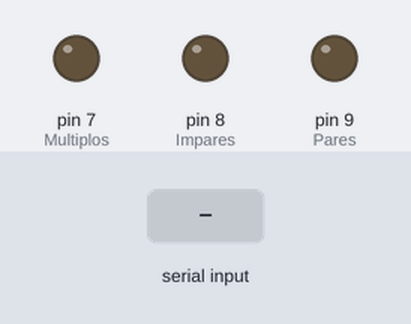
A sketch run on a simulated Arduino Uno, built with avr-gcc and run on an emulated ATmega328P. Parts: output pins drawn as LEDs (lit = HIGH). The test bench sets the inputs (shaded band). What the sketch prints to the serial monitor is not drawn.

Above: at 1.2 s.
1.3 s: "5\n" received over Serial
At 2.45 s:
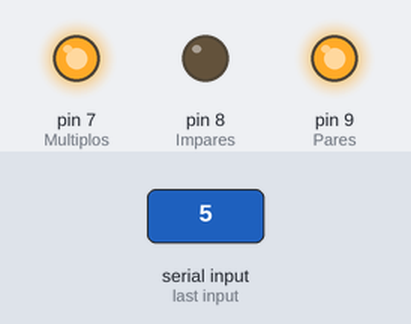
At 3.75 s:
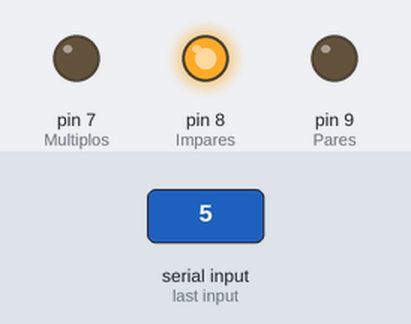
Timing chart, 0 to 10.6 s (numbered marks = the images above; inputs shaded):
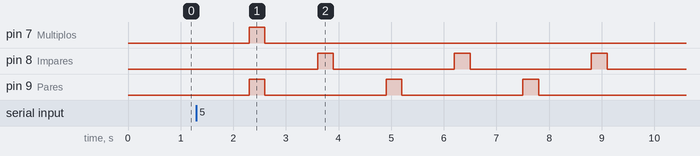

Measured:
- after the input at 1.3 s, pin 7 (Multiplos): LOW → HIGH after 1.0 s, → LOW 0.30 s later; pin 8 (Impares): alternates HIGH for 0.30 s and LOW for 2.3 s, starting after 2.3 s; pin 9 (Pares): alternates HIGH for 0.30 s and LOW for 2.3 s, 6 changes in all, then stays LOW, starting after 1.0 s

The sketch:

multiplos_pares_impares.ino
```cpp
#define Pares 9
#define Impares 8
#define Multiplos 7
const char* a = "abcd";

void setup() {
  Serial.begin(9600);
  Serial.write("Power On");
  pinMode(Pares, OUTPUT);
  pinMode(Impares, OUTPUT);
  pinMode(Multiplos, OUTPUT);
}

void loop() {
  int pulsoDelay = 100;
  //bool connected_port = false;

  if(Serial.available()){
    String opcio = Serial.readString();
    //String opcio = "10,8";
    String ciclos, _multiplos;
    bool comilla = false;
    int numero, _multiplo;

    opcio.trim();

    if(opcio == a){ // !opcio.equals("start")
      digitalWrite(Pares,HIGH);
      digitalWrite(Impares,HIGH);
      digitalWrite(Multiplos, HIGH);
      delay(pulsoDelay * 50);
      digitalWrite(Pares,LOW);
      digitalWrite(Impares,LOW);
      digitalWrite(Multiplos, LOW);
    }

    for(int i = 0; i < opcio.length(); i++){
      if(opcio[i] == ','){
        comilla = true;
      } else if(!comilla){
        ciclos += opcio[i];
      } else if(comilla){
        _multiplos += opcio[i];
      }
    }

    numero = ciclos.toInt();
    _multiplo = _multiplos.toInt();

    int limiteInf = 5, limiteSup = 20;

    if(numero >= limiteInf && numero <= limiteSup){
      for(int i = 0; i < numero +1; i++){
          bool par = (i % 2 == 0);
          bool multiplo = (i % _multiplo == 0);

         if(par && !multiplo){
          digitalWrite(Pares,HIGH);
          delay(pulsoDelay * 3);
          digitalWrite(Pares,LOW);
          delay(pulsoDelay * 10);
         } else if(par && multiplo){
          digitalWrite(Pares,HIGH);
          digitalWrite(Multiplos, HIGH);
          delay(pulsoDelay * 3);
          digitalWrite(Pares,LOW);
          digitalWrite(Multiplos, LOW);
          delay(pulsoDelay * 10);
         } else if(!par && multiplo){
          digitalWrite(Impares,HIGH);
          digitalWrite(Multiplos, HIGH);
          delay(pulsoDelay * 3);
          digitalWrite(Impares,LOW);
          digitalWrite(Multiplos, LOW);
          delay(pulsoDelay * 10);
         } else{
          digitalWrite(Impares,HIGH);
          delay(pulsoDelay * 3);
          digitalWrite(Impares,LOW);
          delay(pulsoDelay * 10);
         }
      }
    } else{
      digitalWrite(Pares, LOW);
      digitalWrite(Impares, LOW);
      digitalWrite(Multiplos, LOW);
    }
  }
}
```
